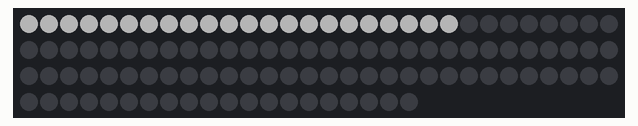
Simulated run of this sketch. Board: Arduino Uno, built with avr-gcc and run on an emulated ATmega328P. On the bench: 110 RGB LEDs in strip order, left to right, continuing on the next row. Dim RGB values are drawn brighter than linear.

Above: at 0.16 s.
At 0.59 s:
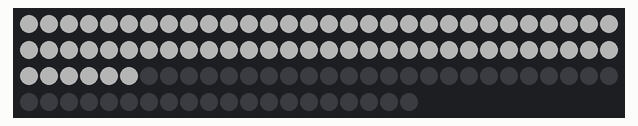
At 1.0 s:
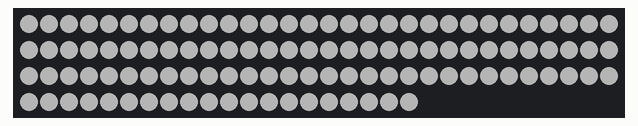

The sketch:

matrix_demo.ino
```cpp
#include <Adafruit_NeoPixel.h>
#ifdef __AVR__
  #include <avr/power.h>
#endif

#define PIN 3

#define NUM_LEDS 110
#define ROWLENGTH 11
#define COLUMNS 10

#define BRIGHTNESS 32

Adafruit_NeoPixel strip = Adafruit_NeoPixel(NUM_LEDS, PIN, NEO_GRBW + NEO_KHZ800);

byte neopixel_grid[10][11] = {
 { 0, 1, 2, 3, 4, 5, 6, 7, 8, 9, 10 },
 { 21, 20, 19, 18, 17, 16, 15, 14, 13, 12, 11 },
 { 22, 23, 24, 25, 26, 27, 28, 29, 30, 31, 32 },
 { 43, 42, 41, 40, 39, 38, 37, 36, 35, 34, 33 },
 { 44, 45, 46, 47, 48, 49, 50, 51, 52, 53, 54 },
 { 65, 64, 63, 62, 61, 60, 59, 58, 57, 56, 55 },
 { 66, 67, 68, 69, 70, 71, 72, 73, 74, 75, 76 },
 { 87, 86, 85, 84, 83, 82, 81, 80, 79, 78, 77 },
 { 88, 89, 90, 91, 92, 93, 94, 95, 96, 97, 98 },
 { 109, 108, 107, 106, 105, 104, 103, 102, 101, 100, 99 }
};

void setup() {
  strip.setBrightness(BRIGHTNESS);
  strip.begin();
  strip.show(); // Initialize all pixels to 'off'
}

void loop() {
 verticalFill(strip.Color(255,255,255,255), 100);
//  delay(1000);
//  off();
//  delay(1000);
//  horizontalFill(strip.Color(0,255,0), 100);
//  delay(1000);
//  off();
//  delay(1000);
//  diagonalFill(strip.Color(0,0,255), 200);
//  delay(2000);
}

void verticalFill(uint32_t c, int d)
{
    for (int j = 0; j < COLUMNS; ++j)
  {
    for (int i = 0; i < ROWLENGTH; ++i)
    {
      strip.setPixelColor(neopixel_grid[j][i], c);
    }
    strip.show();
    delay(d);
  }
}

void horizontalFill(uint32_t c, int d)
{
    for (int j = 0; j < ROWLENGTH; ++j)
  {
    for (int i = 0; i < COLUMNS; ++i)
    {
      strip.setPixelColor(neopixel_grid[i][j], c);
    }
      strip.show();
      delay(d);
  }
}

void off()
{
    for (int j = 0; j < COLUMNS; ++j)
  {
    for (int i = 0; i < ROWLENGTH; ++i)
    {
      strip.setPixelColor(neopixel_grid[j][i], strip.Color(0,0,0));
    }
  }
    strip.show();
}

void diagonalFill(uint32_t c, int d)
{
  for (int j = 0; j < COLUMNS; ++j)
  {
    for (int i = 0; i < ROWLENGTH; ++i)
    {
      strip.setPixelColor(neopixel_grid[j-i][i], c);
      delay(100);
      strip.show();
    }
    delay(d);
  }
}
```
